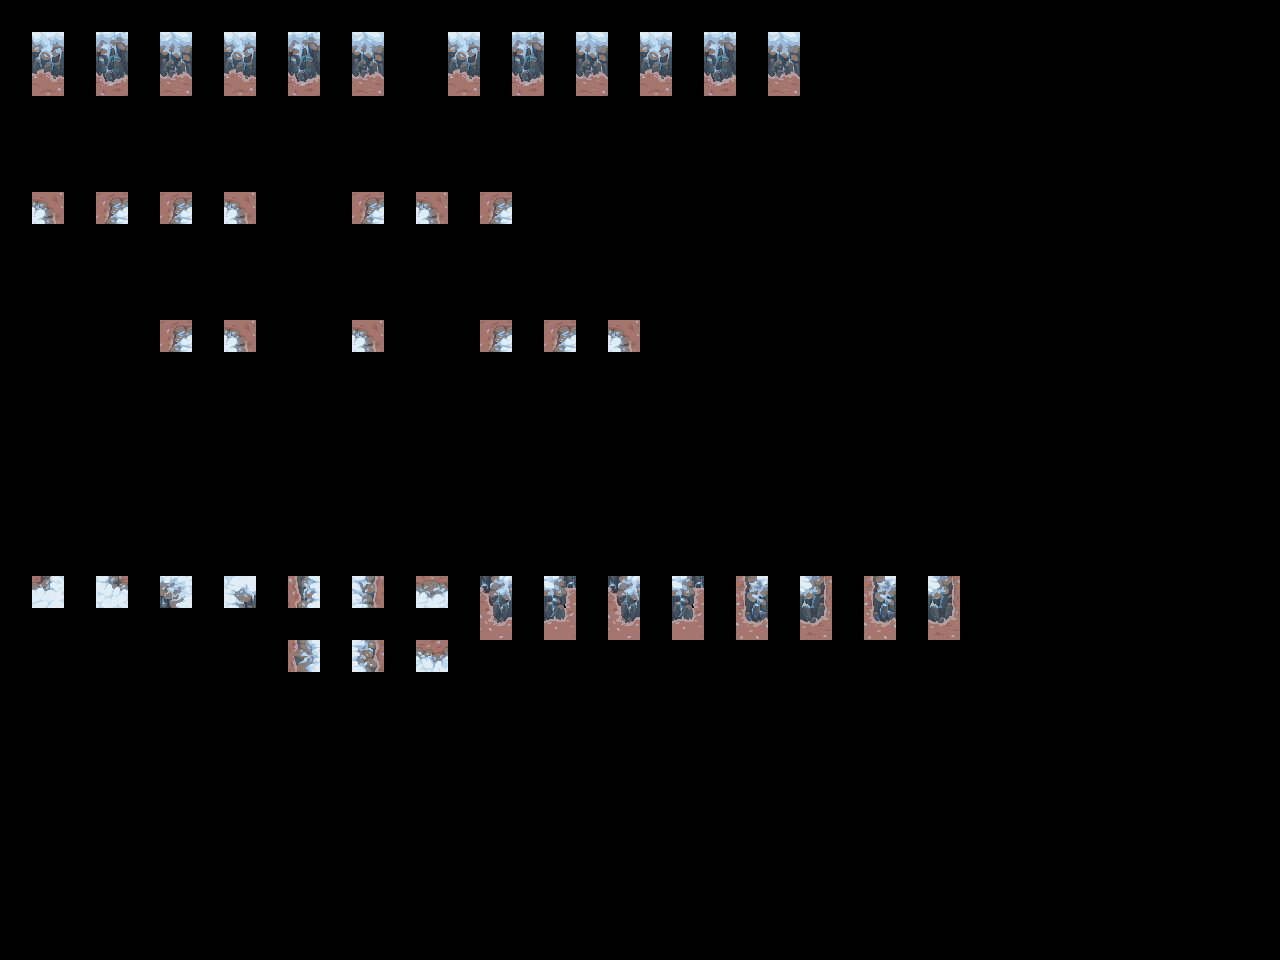

The image is a tile-based game level rendered from a .tmx file. Its description and complete source (layers, tilesets, objects, tile grids) follow:
An orthogonal 40x30 tile map with 32x32 px tiles, 2 tile layers (input_walls, output_walls) and 6 objects.

<map version="1.10" tiledversion="1.11.2" orientation="orthogonal" renderorder="right-down" width="40" height="30" tilewidth="32" tileheight="32" infinite="0" nextlayerid="4" nextobjectid="12">
 <properties>
  <property name="MatchInOrder" type="bool" value="true" />
 </properties>
 <tileset firstgid="1" source="v3-2.tsx" />
 <layer id="1" name="input_walls" width="40" height="30" opacity="0.83">
  <data encoding="csv">
0,0,0,0,0,0,0,0,0,0,0,0,0,0,0,0,0,0,0,0,0,0,0,0,0,0,0,0,0,0,0,0,0,0,0,0,0,0,0,0,
0,67,0,67,0,67,0,67,0,67,0,67,0,0,67,0,67,0,67,0,67,0,67,0,67,0,0,0,0,0,0,0,0,0,0,0,0,0,0,0,
0,83,0,83,0,83,0,83,0,83,0,83,0,0,83,0,83,0,83,0,83,0,83,0,83,0,0,0,0,0,0,0,0,0,0,0,0,0,0,0,
0,0,0,0,0,0,0,0,0,0,0,0,0,0,0,0,0,0,0,0,0,0,0,0,0,0,0,0,0,0,0,0,0,0,0,0,0,0,0,0,
0,0,0,0,0,0,0,0,0,0,0,0,0,0,0,0,0,0,0,0,0,0,0,0,0,0,0,0,0,0,0,0,0,0,0,0,0,0,0,0,
0,0,0,0,0,0,0,0,0,0,0,0,0,0,0,0,0,0,0,0,0,0,0,0,0,0,0,0,0,0,0,0,0,0,0,0,0,0,0,0,
0,22,0,24,0,73,0,44,0,0,0,40,0,58,0,74,0,0,0,0,0,0,0,0,0,0,0,0,0,0,0,0,0,0,0,0,0,0,0,0,
0,0,0,0,0,0,0,0,0,0,0,0,0,0,0,0,0,0,0,0,0,0,0,0,0,0,0,0,0,0,0,0,0,0,0,0,0,0,0,0,
0,0,0,0,0,0,0,0,0,0,0,0,0,0,0,0,0,0,0,0,0,0,0,0,0,0,0,0,0,0,0,0,0,0,0,0,0,0,0,0,
0,0,0,0,0,0,0,0,0,0,0,0,0,0,0,0,0,0,0,0,0,0,0,0,0,0,0,0,0,0,0,0,0,0,0,0,0,0,0,0,
0,0,0,0,0,40,0,56,0,0,0,86,0,0,0,88,0,17,0,21,0,0,0,0,0,0,0,0,0,0,0,0,0,0,0,0,0,0,0,0,
0,0,0,0,0,0,0,0,0,0,0,0,0,0,0,0,0,0,0,0,0,0,0,0,0,0,0,0,0,0,0,0,0,0,0,0,0,0,0,0,
0,0,0,0,0,0,0,0,0,0,0,0,0,0,0,0,0,0,0,0,0,0,0,0,0,0,0,0,0,0,0,0,0,0,0,0,0,0,0,0,
0,0,0,0,0,0,0,0,0,0,0,0,0,0,0,0,0,0,0,0,0,0,0,0,0,0,0,0,0,0,0,0,0,0,0,0,0,0,0,0,
0,0,0,0,0,0,0,0,0,0,0,0,0,0,0,0,0,0,0,0,0,0,0,0,0,0,0,0,0,0,0,0,0,0,0,0,0,0,0,0,
0,0,0,0,0,0,0,0,0,0,0,0,0,0,0,0,0,0,0,0,0,0,0,0,0,0,0,0,0,0,0,0,0,0,0,0,0,0,0,0,
0,0,0,0,0,0,0,0,0,0,0,0,0,0,0,0,0,0,0,0,0,0,0,0,0,0,0,0,0,0,0,0,0,0,0,0,0,0,0,0,
0,0,0,0,0,0,0,0,0,0,0,0,0,0,0,0,0,0,0,0,0,0,0,0,0,0,0,0,0,0,0,0,0,0,0,0,0,0,0,0,
0,18,0,20,0,50,0,52,0,33,0,37,0,3,0,66,0,68,0,66,0,68,0,49,0,53,0,49,0,53,0,0,0,0,0,0,0,0,0,0,
0,0,0,0,0,0,0,0,0,0,0,0,0,0,0,82,0,84,0,82,0,84,0,65,0,69,0,65,0,69,0,0,0,0,0,0,0,0,0,0,
0,0,0,0,0,0,0,0,0,33,0,37,0,3,0,0,0,0,0,0,0,0,0,0,0,0,0,0,0,0,0,0,0,0,0,0,0,0,0,0,
0,0,0,0,0,0,0,0,0,0,0,0,0,0,0,0,0,0,0,0,0,0,0,0,0,0,0,0,0,0,0,0,0,0,0,0,0,0,0,0,
0,0,0,0,0,0,0,0,0,0,0,0,0,0,0,0,0,0,0,0,0,0,0,0,0,0,0,0,0,0,0,0,0,0,0,0,0,0,0,0,
0,0,0,0,0,0,0,0,0,0,0,0,0,0,0,0,0,0,0,0,0,0,0,0,0,0,0,0,0,0,0,0,0,0,0,0,0,0,0,0,
0,0,0,0,0,0,0,0,0,0,0,0,0,0,0,0,0,0,0,0,0,0,0,0,0,0,0,0,0,0,0,0,0,0,0,0,0,0,0,0,
0,0,0,0,0,0,0,0,0,0,0,0,0,0,0,0,0,0,0,0,0,0,0,0,0,0,0,0,0,0,0,0,0,0,0,0,0,0,0,0,
0,0,0,0,0,0,0,0,0,0,0,0,0,0,0,0,0,0,0,0,0,0,0,0,0,0,0,0,0,0,0,0,0,0,0,0,0,0,0,0,
0,0,0,0,0,0,0,0,0,0,0,0,0,0,0,0,0,0,0,0,0,0,0,0,0,0,0,0,0,0,0,0,0,0,0,0,0,0,0,0,
0,0,0,0,0,0,0,0,0,0,0,0,0,0,0,0,0,0,0,0,0,0,0,0,0,0,0,0,0,0,0,0,0,0,0,0,0,0,0,0,
0,0,0,0,0,0,0,0,0,0,0,0,0,0,0,0,0,0,0,0,0,0,0,0,0,0,0,0,0,0,0,0,0,0,0,0,0,0,0,0
</data>
 </layer>
 <layer id="2" name="output_walls" width="40" height="30">
  <data encoding="csv">
0,0,0,0,0,0,0,0,0,0,0,0,0,0,0,0,0,0,0,0,0,0,0,0,0,0,0,0,0,0,0,0,0,0,0,0,0,0,0,0,
0,145,0,146,0,147,0,148,0,149,0,150,0,0,152,0,153,0,154,0,155,0,156,0,157,0,0,0,0,0,0,0,0,0,0,0,0,0,0,0,
0,161,0,162,0,163,0,164,0,165,0,166,0,0,168,0,169,0,170,0,171,0,172,0,173,0,0,0,0,0,0,0,0,0,0,0,0,0,0,0,
0,0,0,0,0,0,0,0,0,0,0,0,0,0,0,0,0,0,0,0,0,0,0,0,0,0,0,0,0,0,0,0,0,0,0,0,0,0,0,0,
0,0,0,0,0,0,0,0,0,0,0,0,0,0,0,0,0,0,0,0,0,0,0,0,0,0,0,0,0,0,0,0,0,0,0,0,0,0,0,0,
0,0,0,0,0,0,0,0,0,0,0,0,0,0,0,0,0,0,0,0,0,0,0,0,0,0,0,0,0,0,0,0,0,0,0,0,0,0,0,0,
0,23,0,25,0,76,0,60,0,0,0,41,0,59,0,75,0,0,0,0,0,0,0,0,0,0,0,0,0,0,0,0,0,0,0,0,0,0,0,0,
0,0,0,0,0,0,0,0,0,0,0,0,0,0,0,0,0,0,0,0,0,0,0,0,0,0,0,0,0,0,0,0,0,0,0,0,0,0,0,0,
0,0,0,0,0,0,0,0,0,0,0,0,0,0,0,0,0,0,0,0,0,0,0,0,0,0,0,0,0,0,0,0,0,0,0,0,0,0,0,0,
0,0,0,0,0,0,0,0,0,0,0,0,0,0,0,0,0,0,0,0,0,0,0,0,0,0,0,0,0,0,0,0,0,0,0,0,0,0,0,0,
0,0,0,0,0,41,0,57,0,0,0,87,0,0,0,89,0,2,0,4,0,0,0,0,0,0,0,0,0,0,0,0,0,0,0,0,0,0,0,0,
0,0,0,0,0,0,0,0,0,0,0,0,0,0,0,0,0,0,0,0,0,0,0,0,0,0,0,0,0,0,0,0,0,0,0,0,0,0,0,0,
0,0,0,0,0,0,0,0,0,0,0,0,0,0,0,0,0,0,0,0,0,0,0,0,0,0,0,0,0,0,0,0,0,0,0,0,0,0,0,0,
0,0,0,0,0,0,0,0,0,0,0,0,0,0,0,0,0,0,0,0,0,0,0,0,0,0,0,0,0,0,0,0,0,0,0,0,0,0,0,0,
0,0,0,0,0,0,0,0,0,0,0,0,0,0,0,0,0,0,0,0,0,0,0,0,0,0,0,0,0,0,0,0,0,0,0,0,0,0,0,0,
0,0,0,0,0,0,0,0,0,0,0,0,0,0,0,0,0,0,0,0,0,0,0,0,0,0,0,0,0,0,0,0,0,0,0,0,0,0,0,0,
0,0,0,0,0,0,0,0,0,0,0,0,0,0,0,0,0,0,0,0,0,0,0,0,0,0,0,0,0,0,0,0,0,0,0,0,0,0,0,0,
0,0,0,0,0,0,0,0,0,0,0,0,0,0,0,0,0,0,0,0,0,0,0,0,0,0,0,0,0,0,0,0,0,0,0,0,0,0,0,0,
0,193,0,194,0,209,0,210,0,195,0,196,0,197,0,198,0,199,0,200,0,201,0,202,0,203,0,204,0,205,0,0,0,0,0,0,0,0,0,0,
0,0,0,0,0,0,0,0,0,0,0,0,0,0,0,214,0,215,0,216,0,217,0,218,0,219,0,220,0,221,0,0,0,0,0,0,0,0,0,0,
0,0,0,0,0,0,0,0,0,211,0,212,0,213,0,0,0,0,0,0,0,0,0,0,0,0,0,0,0,0,0,0,0,0,0,0,0,0,0,0,
0,0,0,0,0,0,0,0,0,0,0,0,0,0,0,0,0,0,0,0,0,0,0,0,0,0,0,0,0,0,0,0,0,0,0,0,0,0,0,0,
0,0,0,0,0,0,0,0,0,0,0,0,0,0,0,0,0,0,0,0,0,0,0,0,0,0,0,0,0,0,0,0,0,0,0,0,0,0,0,0,
0,0,0,0,0,0,0,0,0,0,0,0,0,0,0,0,0,0,0,0,0,0,0,0,0,0,0,0,0,0,0,0,0,0,0,0,0,0,0,0,
0,0,0,0,0,0,0,0,0,0,0,0,0,0,0,0,0,0,0,0,0,0,0,0,0,0,0,0,0,0,0,0,0,0,0,0,0,0,0,0,
0,0,0,0,0,0,0,0,0,0,0,0,0,0,0,0,0,0,0,0,0,0,0,0,0,0,0,0,0,0,0,0,0,0,0,0,0,0,0,0,
0,0,0,0,0,0,0,0,0,0,0,0,0,0,0,0,0,0,0,0,0,0,0,0,0,0,0,0,0,0,0,0,0,0,0,0,0,0,0,0,
0,0,0,0,0,0,0,0,0,0,0,0,0,0,0,0,0,0,0,0,0,0,0,0,0,0,0,0,0,0,0,0,0,0,0,0,0,0,0,0,
0,0,0,0,0,0,0,0,0,0,0,0,0,0,0,0,0,0,0,0,0,0,0,0,0,0,0,0,0,0,0,0,0,0,0,0,0,0,0,0,
0,0,0,0,0,0,0,0,0,0,0,0,0,0,0,0,0,0,0,0,0,0,0,0,0,0,0,0,0,0,0,0,0,0,0,0,0,0,0,0
</data>
 </layer>
 <objectgroup id="3" name="rule_options" offsetx="-10.6667" offsety="-16.6667">
  <object id="1" x="22" y="28" width="190.333" height="124.667">
   <properties>
    <property name="Disabled" type="bool" value="false" />
    <property name="Probability" type="float" value="0.3" />
   </properties>
  </object>
  <object id="2" x="28" y="180.667" width="917.333" height="320">
   <properties>
    <property name="Disabled" type="bool" value="false" />
    <property name="Probability" type="float" value="0.6" />
   </properties>
  </object>
  <object id="4" x="29.6667" y="568.333" width="955" height="178.333">
   <properties>
    <property name="Probability" type="float" value="0.5" />
   </properties>
  </object>
  <object id="5" x="634.667" y="28.6667" width="311" height="129">
   <properties>
    <property name="Probability" type="float" value="0.6" />
   </properties>
  </object>
  <object id="6" x="224" y="28" width="183.333" height="123.667">
   <properties>
    <property name="Probability" type="float" value="0.6" />
   </properties>
  </object>
  <object id="8" x="443.667" y="28.8332" width="183.333" height="123.667">
   <properties>
    <property name="Probability" type="float" value="0.3" />
   </properties>
  </object>
 </objectgroup>
</map>
